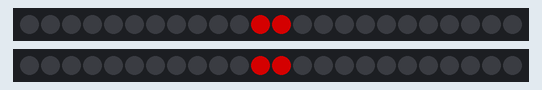
Bench run of a program on a simulated Arduino Uno, built with avr-gcc and run on an emulated ATmega328P. Shown: 2 × 24 RGB LEDs in strip order, left to right. Dim RGB values are drawn brighter than linear; colours are those a GRB WS2812 strip shows for the declared byte order.

Above: at 0.01 s.
At 0.44 s:
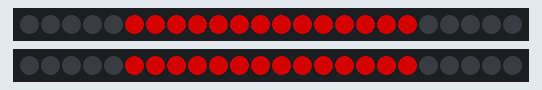
At 0.86 s:
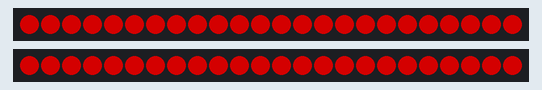
At 1.22 s:
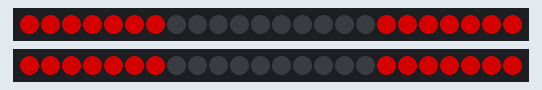
At 1.65 s:
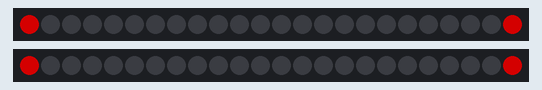

The program:

main.cpp
```cpp
#include <Arduino.h>
#include <FastLED.h>

const int NUM_LEDS = 24;
const int DATA_PIN_Front_L = 3;
const int DATA_PIN_Front_R = 5;
const int DATA_PIN_Rear_L = 6;
const int DATA_PIN_Rear_R = 9;

CRGB leds_front_left[NUM_LEDS];
CRGB leds_front_right[NUM_LEDS];
CRGB leds_rear_left[NUM_LEDS];
CRGB leds_rear_right[NUM_LEDS];

int pattern_delay = 70; // Miliseconds

void setup() {
  FastLED.addLeds<WS2812, DATA_PIN_Front_L>(leds_front_left, NUM_LEDS);
  FastLED.addLeds<WS2812, DATA_PIN_Front_R>(leds_front_right, NUM_LEDS);

}

void fade_in_animation() {
  for (int i = 0; i < NUM_LEDS; i++ ) {
    leds_front_left[i] = CRGB::Green;
    leds_front_right[i] = CRGB::Green;
    leds_rear_left[i] = CRGB::Green;
    leds_rear_right[i] = CRGB::Green;
    FastLED.show();
    delay(pattern_delay);
  }
}

void inverted_fade_in_animation() {
  for (int i = NUM_LEDS - 1; i >= 0; i-- ) {
    leds_front_left[i] = CRGB::Green;
    leds_front_right[i] = CRGB::Green;
    leds_rear_left[i] = CRGB::Green;
    leds_rear_right[i] = CRGB::Green;
    FastLED.show();
    delay(pattern_delay);
  }
}

void fade_out_animation() {
  for( int i = NUM_LEDS - 1; i >= 0; i--) {
    leds_front_left[i] = CRGB::Black;
    leds_front_right[i] = CRGB::Black;
    leds_rear_left[i] = CRGB::Black;
    leds_rear_right[i] = CRGB::Black;
    FastLED.show();
    delay(pattern_delay);
  }
}

void inverted_fade_out_animation() {
  for( int i = 0; i < NUM_LEDS; i++) {
    leds_front_left[i] = CRGB::Black;
    leds_front_right[i] = CRGB::Black;
    leds_rear_left[i] = CRGB::Black;
    leds_rear_right[i] = CRGB::Black;
    FastLED.show();
    delay(pattern_delay);
  }
}
// Fade in from center
void fade_in_from_center() {
  // determine if sum of LEDs is EVEN or ODD
  if (NUM_LEDS % 2 == 0) {
    int array_mid_point[2];
    array_mid_point[0] = (NUM_LEDS / 2) - 1;
    array_mid_point[1] = NUM_LEDS / 2;
    for(int i = 0; i < (NUM_LEDS / 2); i += 1) {
      leds_front_left[array_mid_point[0] -i] = CRGB::Green;
      leds_front_left[array_mid_point[1] +i] = CRGB::Green;
      leds_front_right[array_mid_point[0] -i] = CRGB::Green;
      leds_front_right[array_mid_point[1] +i] = CRGB::Green;
      FastLED.show();
      delay(pattern_delay);
    }
  }
  else {
    int array_mid_point = ((NUM_LEDS - 1) / 2) + 1;
    for (int i = 0; i < (array_mid_point) - 1; i++) {
      leds_front_left[array_mid_point -i] = CRGB::Green;
      leds_front_left[array_mid_point +i] = CRGB::Green;
      leds_front_right[array_mid_point -i] = CRGB::Green;
      leds_front_right[array_mid_point +i] = CRGB::Green;
      FastLED.show();
      delay(pattern_delay);
    }
  }
}

void invert_fade_in_from_center() {
  for(int i = 0; i <= (NUM_LEDS / 2); i++) {
    leds_front_left[i] = CRGB::Green;
    leds_front_left[NUM_LEDS - i] = CRGB::Green;
    leds_front_right[i] = CRGB::Green;
    leds_front_right[NUM_LEDS - i] = CRGB::Green;
    FastLED.show();
    delay(pattern_delay);
  }
  // create functionality for odd array of leds
}

void clear_fade_in_from_center() {
  for(int i = 0; i <= (NUM_LEDS / 2); i++) {
    leds_front_left[i] = CRGB::Black;
    leds_front_left[NUM_LEDS - i] = CRGB::Black;
    leds_front_right[i] = CRGB::Black;
    leds_front_right[NUM_LEDS - i] = CRGB::Black;
    FastLED.show();
    delay(pattern_delay);
  }
}

void clear_invert_fade_in_from_center() {
  int array_mid_point[2];
    array_mid_point[0] = (NUM_LEDS / 2) - 1;
    array_mid_point[1] = NUM_LEDS / 2;
  for(int i = 0; i < (NUM_LEDS / 2); i++) {
    leds_front_left[array_mid_point[0] - i] = CRGB::Black;
    leds_front_left[array_mid_point[1] + i] = CRGB::Black;
    leds_front_right[array_mid_point[0] - i] = CRGB::Black;
    leds_front_right[array_mid_point[1] + i] = CRGB::Black;
    FastLED.show();
    delay(pattern_delay);
  }
}

// void scroll_animation() {
//   // 2/3 ratio
//   int block1 = 2;
//   int block2 = 3;

//   for(int i = 0; i < 24; i++) {

//   }
// }

void loop() {
  // put your main code here, to run repeatedly:
  // Turn the LED on, then pause
  // leds[23] = CRGB::Red;
  // FastLED.show();
  // delay(500);
  // // Now turn the LED off, then pause
  // leds[23] = CRGB::Black;
  // FastLED.show();
  // delay(500);
  fade_in_from_center();
  delay(50);
  clear_invert_fade_in_from_center();
  delay(50);
  invert_fade_in_from_center();
  delay(50);
  clear_fade_in_from_center();
  // FastLED.clear();
  delay(50);
  fade_in_animation();
  delay(50);
  fade_out_animation();
  delay(50);
  // FastLED.clear();
  inverted_fade_in_animation();
  delay(50);
  inverted_fade_out_animation();
  delay(50);
}
```
